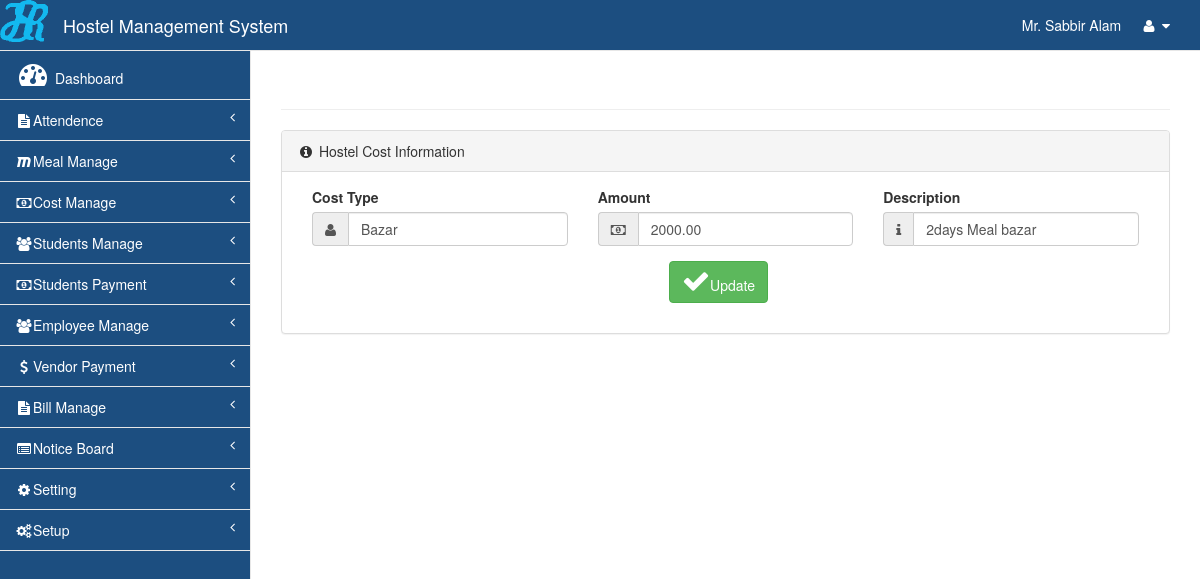
Screenshot of /ui/cost/edit.php?id=4&wtd=edit (signed in) with the database file from the repository.
### tables this page shows
CREATE TABLE `cost` (
  `serial` int(11) NOT NULL,
  `type` varchar(50) NOT NULL,
  `amount` decimal(18,2) NOT NULL,
  `date` date NOT NULL,
  `description` varchar(100) DEFAULT NULL
);

### inc/dbPlayer.php (called while the page is built, shortened)
<?php
class dbPlayer {
    private $db_host="localhost";
    private $db_name="hms";
    private $db_user="root";
    private $db_pass="";
    protected $con;
   public function open(){
        $this->con = mysqli_connect($this->db_host,$this->db_user,$this->db_pass);
       if($this->con)
       {
           $dbSelect = mysqli_select_db($this->con, $this->db_name);
           if($dbSelect)
           {
               return "true";
           }
           else
           {
               return mysqli_error();
           }
       }
        else
        {
            return  mysqli_error();
        }
    }
    public  function  getData($query)
    {
        $res = mysqli_query($this->con, $query);
        if(!$res)
        {
            return "Can't get data";
        }
        else
        {
            return $res;
        }
    }
}

### ui/cost/edit.php (the view, shortened to what this page needs)
<?php
require('./../../inc/dbPlayer.php');
if (isset($_GET['id']) && $_GET['wtd']) {
    $db = new \dbPlayer\dbPlayer();
    if($_GET['wtd']==="edit")
    {
        if ($msg = "true") {
            $result = $db->getData("SELECT * FROM cost where serial='".$GLOBALS["serial"]."'");
            if($result !== "Can't get data")
            {
                $data = array();
                while ($row = mysqli_fetch_array($result)) {
                    array_push($data,$row['type']);
                    array_push($data,$row['amount']);
                    array_push($data,$row['description']);
                }
                formRender($data);
            }
            else
            {
                echo '<script type="text/javascript"> alert("' . $result . '");</script>';
            }
        } else {
            echo '<script type="text/javascript"> alert("' . $msg . '");</script>';
        }
    }
    else
    {
        header("location: view.php");
    }
}
else
{
    header("location: view.php");
}
function formRender($data)
{ ?>
    <?php include('./../../master.php'); ?>
    <div id="page-wrapper">
    <div class="row">
        <div class="col-lg-12">
            <h1 class="page-header titlehms"><i class="fa fa-hand-o-right"></i>Update Cost</h1>
        </div>
    </div>
    <div class="row">
        <div class="col-lg-12">
            <div class="panel panel-default">
                <div class="panel-heading">
                    <i class="fa fa-info-circle fa-fw"></i> Hostel Cost Information
                </div>
                <div class="panel-body">
                    <div class="row">
                        <div class="col-lg-12">
                            <form name="payment" action="edit.php?update=1"  accept-charset="utf-8" method="post" enctype="multipart/form-data">
                                <div class="row">
                                    <div class="col-lg-12">
                                        <div class="col-lg-4">
                                            <div class="form-group ">
                                                <label>Cost Type</label>
                                                <div class="input-group">
                                                    <span class="input-group-addon"><i class="fa fa-user"></i> </span>
                                                    <input type="text" placeholder="Cost Type" class="form-control" name="type" value="<?php echo $data[0];?>" required>
                                                </div>
                                            </div>
                                        </div>
                                        <div class="col-lg-4">
                                            <div class="form-group ">
                                                <label>Amount</label>
                                                <div class="input-group">
                                                    <span class="input-group-addon"><i class="fa fa-money"></i> </span>
                                                    <input type="text" placeholder="Amount" class="form-control" name="amount" value="<?php echo $data[1];?>" required>
                                                </div>
                                            </div>
                                        </div>
                                        <div class="col-lg-4">
                                            <div class="form-group">
                                                <label>Description</label>
                                                <div class="input-group">
                                                    <span class="input-group-addon"><i class="fa fa-info"></i> </span>
                                                    <input type="text" placeholder="Description" class="form-control" value="<?php echo $data[2];?>" name="description">
                                                </div>
                                            </div>
                                        </div>
                                    </div>
                                </div>
                                <div class="row">
                                    <div class="col-lg-12">
                                        <div class="col-lg-5"></div>
                                        <div class="col-lg-2">
                                            <div class="form-group ">
                                                <button type="submit" class="btn btn-success" name="btnUpdate" ><i class="fa fa-2x fa-check"></i>Update</button>
                                            </div>
                                        </div>
                                        <div class="col-lg-5">
                                        </div>
                                    </div>
                                </div>
                            </form>
                        </div>
                    </div>
                </div>
            </div>
        </div>
    </div>
    <?php include('./../../footer.php'); ?>
<?php }

### rows the page displays
cost: type "Bazar", amount "2000.00", description "2days Meal bazar"

### other values shown
$name "Mr. Sabbir Alam"
